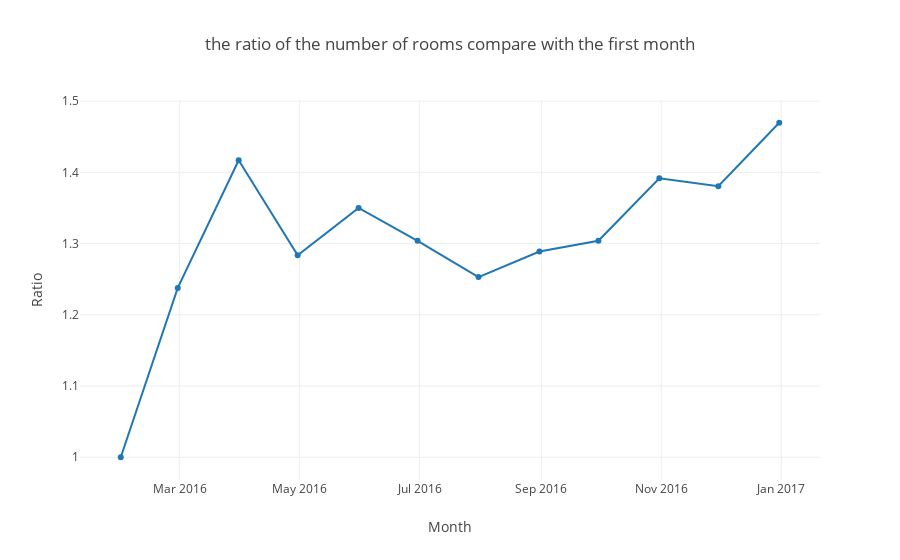

Here is the notebook cell this chart was saved with:
### Code cell
trace6 = go.Scatter(
    x = number_hire_room.index[:-1],
    y = number_hire_room.price[:-1]/number_hire_room.price[0]
)
data6 = [trace6]
layout6 = go.Layout(
    title = "the ratio of the number of rooms compare with the first month",
    xaxis = dict(title = "Month"),
    yaxis = dict(title = "Ratio")
)
fig6 = go.Figure(data = data6, layout = layout6)

offline.iplot(fig6)

### Figure 1 — Plotly figure (JSON) as saved in the notebook; plotly's stock layout.template omitted (floating-point values rounded to 4 significant figures)
{"data": [{"type": "scatter", "uid": "141c4921-1fbf-4c72-bff2-2dd78d40b933", "x": ["2016-01-31", "2016-02-29", "2016-03-31", "2016-04-30", "2016-05-31", "2016-06-30", "2016-07-31", "2016-08-31", "2016-09-30", "2016-10-31", "2016-11-30", "2016-12-31"], "y": [1, 1.238, 1.417, 1.284, 1.35, 1.304, 1.253, 1.289, 1.304, 1.392, 1.381, 1.47]}], "layout": {"title": {"text": "the ratio of the number of rooms compare with the first month"}, "xaxis": {"title": {"text": "Month"}}, "yaxis": {"title": {"text": "Ratio"}}}}
